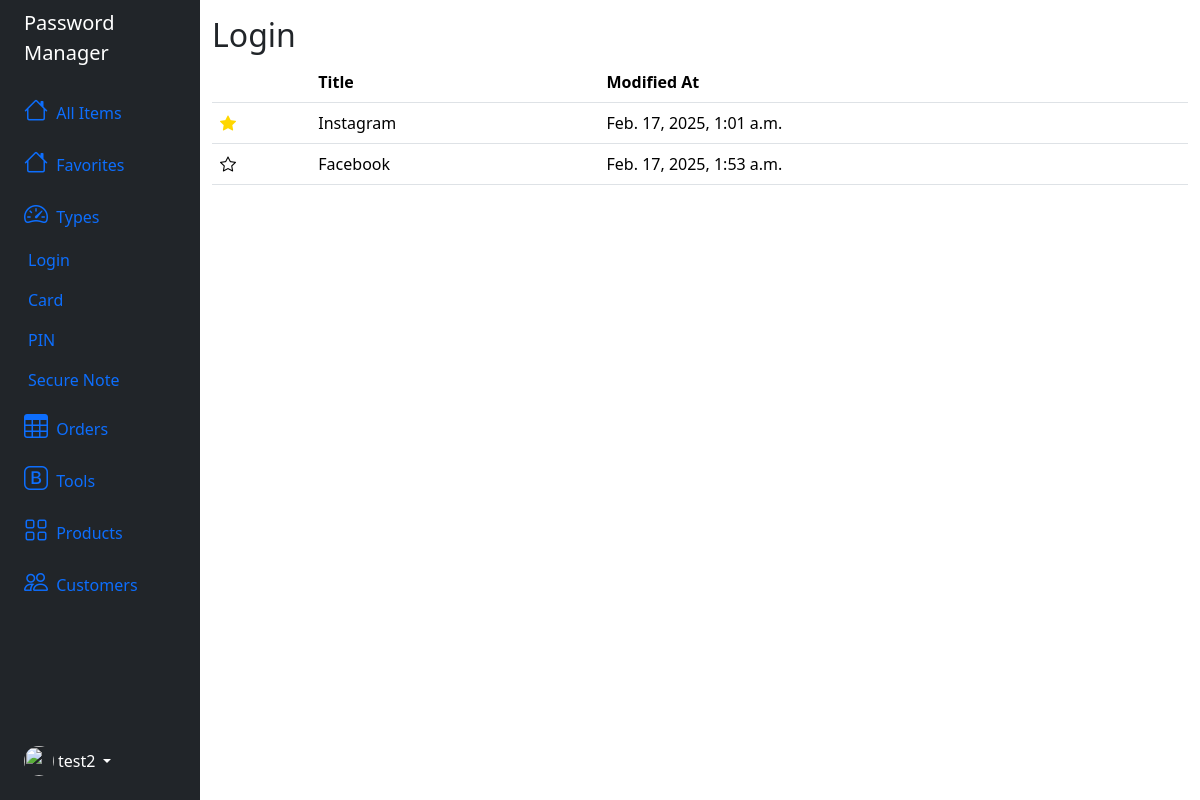
The app's page /type/login (signed in) with its own data.
### password_manager/models.py (models this page shows)
class User(AbstractUser):
    salt = models.BinaryField(null=True)

class CommonInfo(models.Model):
    user = models.ForeignKey(User, on_delete=models.CASCADE)
    name = models.CharField(max_length=100)
    modified_at = models.DateTimeField(auto_now=True)
    created_at = models.DateTimeField(auto_now_add=True)
    is_favorited = models.BooleanField(default=False)
    class Meta:
        abstract = True

class Login(CommonInfo):
    id = models.UUIDField(primary_key=True, default=uuid.uuid4, editable=False)
    username = models.CharField(max_length=100)
    password = models.CharField(max_length=100)
    website = models.URLField(null=True, blank=True)
    note = models.TextField(blank=True)
    password_nonce = models.CharField(max_length=24, default="")
    password_tag = models.CharField(max_length=24, default="")

### password_manager/views.py (the view)
# urls.py: path("type/<str:type>", views.type, name="type"),
def type(request, type):
    user_id = request.user.id
    types = {
        "login": Login,
        "card": Card,
        "pin": PIN,
        "secure-note": SecureNote
    }
    if type in types:
        Type = types.get(type)
        credentials = Type.objects.filter(user_id=user_id)
        return render(request, "password_manager/type.html", {
                "type": type.capitalize(),
                "credentials": credentials
        })
    else:
        raise Http404("Credential type does not exist.")

### password_manager/templates/password_manager/type.html (shortened to what this page needs)
{% extends "password_manager/layout.html" %}
{% load static %}
{% block body %}
    <h2>{{ type }}</h2>
    <table class="table table-hover">
        <thead>
          <tr>
            <th scope="col"></th>
            <th scope="col">Title</th>
            <th scope="col">Modified At</th>
          </tr>
        </thead>
        <tbody>
          {% for credential in credentials %}
            {% if credential.password %}
                <tr class=table-row data-bs-toggle="offcanvas" data-type="login" data-uuid="{{ credential.id }}" href="#offcanvasScrolling" aria-controls="offcanvasScrolling">
                    {% if credential.is_favorited %}
                        <td><button class="favorite-btn"><i class="bi bi-star-fill favorite"></i></button></td>
                    {% else %}
                        <td><button class="favorite-btn"><i class="bi bi-star"></i></button></td>
                    {% endif %}
                    <td>{{ credential.name }}</td>
                    <td>{{ credential.modified_at }}</td>
                </tr>
            {% endif %}
          {% endfor %}
        </tbody>
      </table>
{% endblock %}

### password_manager/templates/password_manager/layout.html (shortened to what this page needs)
{% load static %}
<!DOCTYPE html>
<html lang="en">
<head>
    <link href="https://cdn.jsdelivr.net/npm/bootstrap@5.3.3/dist/css/bootstrap.min.css" rel="stylesheet">
    <link href="https://cdn.jsdelivr.net/npm/bootstrap-icons@1.11.3/font/bootstrap-icons.min.css" rel="stylesheet">
    <link href="{% static 'password_manager/styles.css' %}" rel="stylesheet">
</head>
<body>
    <div class="container-fluid">
        <div class="row flex-nowrap">
            <div class="col-auto col-md-3 col-xl-2 px-sm-2 px-0 bg-dark">
                <div class="d-flex flex-column align-items-center align-items-sm-start px-3 pt-2 text-white min-vh-100">
                    <a href="{% url 'index' %}"
                        class="d-flex align-items-center pb-3 mb-md-0 me-md-auto text-white text-decoration-none">
                        <span class="fs-5 d-none d-sm-inline">Password Manager</span>
                    </a>
                    <ul class="nav nav-pills flex-column mb-sm-auto mb-0 align-items-center align-items-sm-start"
                        id="menu">
                        {% if user.is_authenticated %}
                        <li class="nav-item">
                            <a href="{% url 'index' %}" class="nav-link align-middle px-0">
                                <i class="fs-4 bi-house"></i> <span class="ms-1 d-none d-sm-inline">All Items</span>
                            </a>
                        </li>
                        <li class="nav-item">
                            <a href="{% url 'favorites' %}" class="nav-link align-middle px-0">
                                <i class="fs-4 bi-house"></i> <span class="ms-1 d-none d-sm-inline">Favorites</span>
                            </a>
                        </li>
                        <li>
                            <a href="#submenu1" data-bs-toggle="collapse" class="nav-link px-0 align-middle">
                                <i class="fs-4 bi-speedometer2"></i> <span
                                    class="ms-1 d-none d-sm-inline">Types</span> </a>
                            <ul class="collapse show nav flex-column ms-1" id="submenu1" data-bs-parent="#menu">
                                <li class="w-100">
                                    <a href="{% url 'type' 'login' %}" class="nav-link px-0"> <span class="d-none d-sm-inline">Login</span>
                                    </a>
                                </li>
                                <li>
                                    <a href="{% url 'type' 'card' %}" class="nav-link px-0"> <span class="d-none d-sm-inline">Card</span>
                                    </a>
                                </li>
                                <li>
                                    <a href="{% url 'type' 'pin' %}" class="nav-link px-0"> <span class="d-none d-sm-inline">PIN</span>
                                    </a>
                                </li>
                                <li>
                                    <a href="{% url 'type' 'secure-note' %}" class="nav-link px-0"> <span class="d-none d-sm-inline">Secure Note</span>
                                    </a>
                                </li>
                            </ul>
                        </li>
                        <li>
                            <a href="#" class="nav-link px-0 align-middle">
                                <i class="fs-4 bi-table"></i> <span class="ms-1 d-none d-sm-inline">Orders</span></a>
                        </li>
                        <li>
                            <a href="#submenu2" data-bs-toggle="collapse" class="nav-link px-0 align-middle ">
                                <i class="fs-4 bi-bootstrap"></i> <span
                                    class="ms-1 d-none d-sm-inline">Tools</span></a>
                        </li>
                        <li>
                            <a href="#submenu3" data-bs-toggle="collapse" class="nav-link px-0 align-middle">
                                <i class="fs-4 bi-grid"></i> <span class="ms-1 d-none d-sm-inline">Products</span> </a>
                        </li>
                        <li>
                            <a href="#" class="nav-link px-0 align-middle">
                                <i class="fs-4 bi-people"></i> <span class="ms-1 d-none d-sm-inline">Customers</span>
                            </a>
                        </li>
                        {% endif %}
                    </ul>
                    {% if user.is_authenticated %}
                    <div class="dropdown pb-4">
                        <a href="#" class="d-flex align-items-center text-white text-decoration-none dropdown-toggle"
                            id="dropdownUser1" data-bs-toggle="dropdown" aria-expanded="false">
                            <img src="" alt="" width="30" height="30"
                                class="rounded-circle">
                            <span class="d-none d-sm-inline mx-1">{{ user.username }}</span>
                        </a>
                    </div>
                    {% endif %}
                </div>
            </div>
            <div class="col py-3">
                <div>
                    {% block body %}
                    {% endblock %}
                </div>
            </div>
        </div>
    </div>
</body>
</html>

### password_manager/static/password_manager/styles.css (style rules this page uses)
.table-row td:not(:first-child) { cursor: pointer; }
.favorite-btn { border: none; background: none; padding: 0px; margin: 0px; }
.favorite { color: #FFD700; }

### records on screen
User: username "test2"
Login: is_favorited True (drawn), name "Instagram", modified_at "Feb. 17, 2025, 1:01 a.m."
Login: is_favorited False (drawn), name "Facebook", modified_at "Feb. 17, 2025, 1:53 a.m."

### other values on screen
{{ type }} "Login"
